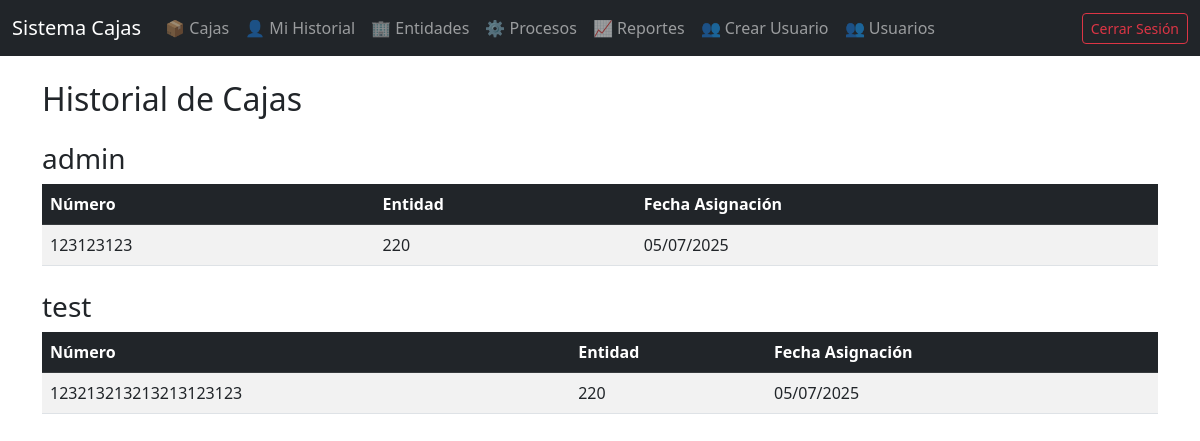
The page /cajas/historial/ (signed in) on the database its author committed.
### usuarios/models.py (models this page shows)
class Usuario(AbstractUser):
    nombre = models.CharField(max_length=100)
    apellido = models.CharField(max_length=100)

### cajas/models.py (models this page shows, shortened)
class Caja(models.Model):
    numero = models.CharField(max_length=20, unique=True)
    entidad = models.ForeignKey(Entidad, on_delete=models.SET_NULL, null=True, blank=True)
    responsable = models.ForeignKey(Usuario, on_delete=models.SET_NULL, null=True, blank=True)
    fecha_asignacion = models.DateField(null=True, blank=True)

### entidades/models.py (models this page shows, shortened)
class Entidad(models.Model):
    nombre = models.CharField(max_length=100)
    proceso = models.ForeignKey(Proceso, on_delete=models.CASCADE)
    activa = models.BooleanField(default=False)

### cajas/views.py (the view)
# urls.py: path('historial/', views.historial, name='historial'),
@login_required
def historial(request):
    if request.user.is_staff:
        User = Usuario
        usuarios = User.objects.all()
        cajas_por_usuario = {
            usuario: Caja.objects.filter(responsable=usuario)
            .order_by('-fecha_asignacion')
            for usuario in usuarios
        }
        context = {
            'admin_view': True,
            'cajas_por_usuario': cajas_por_usuario,
        }
    else:
        cajas = Caja.objects.filter(responsable=request.user).order_by('-fecha_asignacion')
        context = {
            'admin_view': False,
            'cajas': cajas,
        }
    return render(request, 'cajas/historial.html', context)

### templates/cajas/historial.html (shortened to what this page needs)
{% extends 'base.html' %}
{% block content %}
<h2 class="mb-4">Historial de Cajas</h2>
{% if admin_view %}
  {% for usuario, cajas in cajas_por_usuario.items %}
    <h3 class="mt-4">{{ usuario.username }}</h3>
    {% if cajas %}
    <table class="table table-striped">
      <thead class="table-dark">
        <tr>
          <th>Número</th>
          <th>Entidad</th>
          <th>Fecha Asignación</th>
        </tr>
      </thead>
      <tbody>
        {% for caja in cajas %}
        <tr>
          <td>{{ caja.numero }}</td>
          <td>{{ caja.entidad.nombre }}</td>
          <td>{{ caja.fecha_asignacion|date:"d/m/Y" }}</td>
        </tr>
        {% endfor %}
      </tbody>
    </table>
    {% else %}
      <p class="text-muted">Sin cajas asignadas.</p>
    {% endif %}
  {% endfor %}
{% endif %}
{% endblock %}

### rows shown on the page
Usuario: username "admin"
Caja: numero "123123123", entidad.nombre "220", fecha_asignacion "05/07/2025"
Usuario: username "test"
Caja: numero "123213213213213123123", entidad.nombre "220", fecha_asignacion "05/07/2025"
